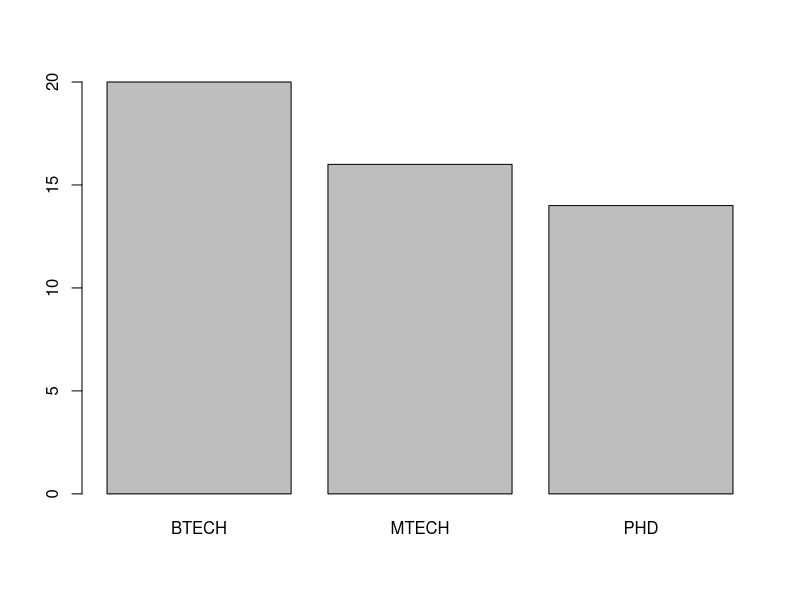
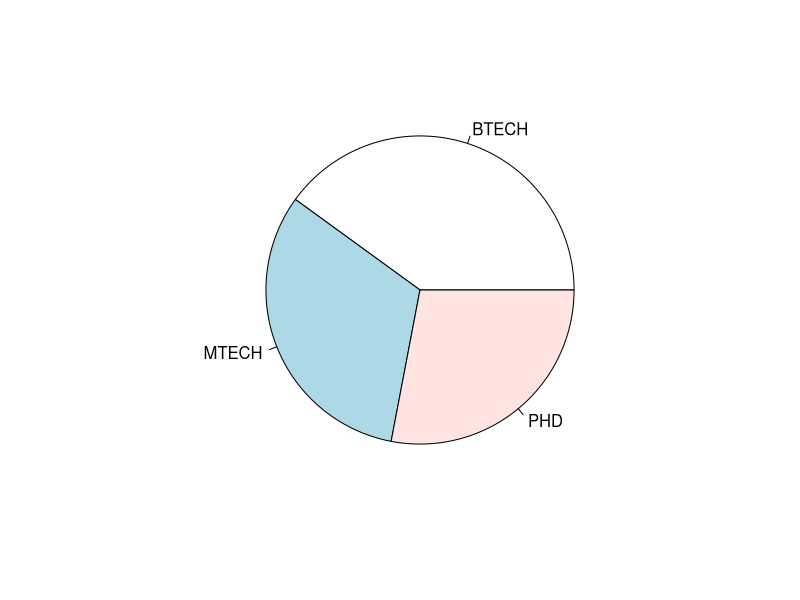
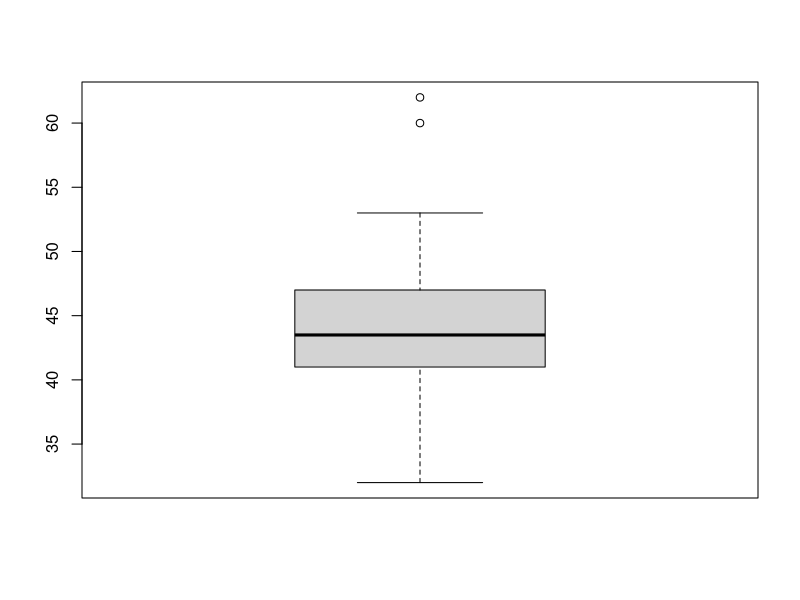
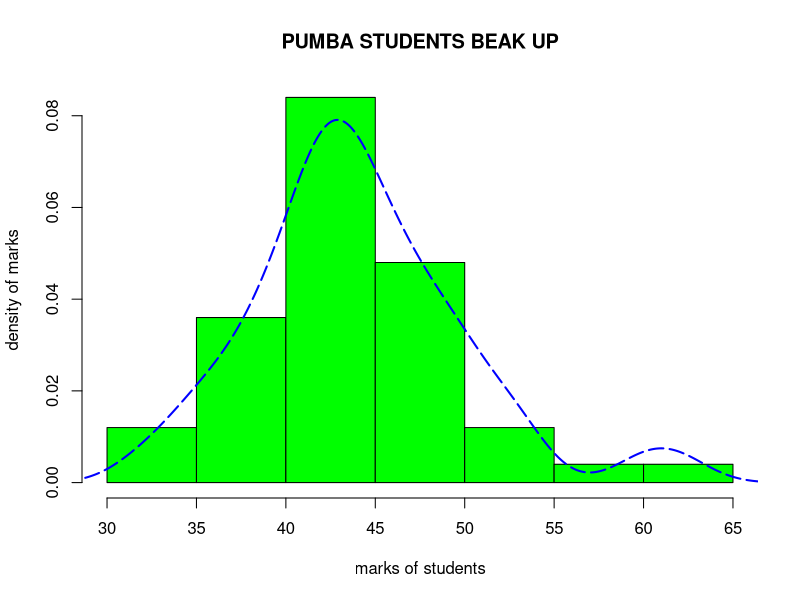

These figures' R source, in order: (Note: this script raises an error after producing the figures.)




(rollno=1:3)
(sname=c('S1','S2','S3'))
(sname=c(paste('S', 1:3,sep='')))
df=data.frame(rollno,sname)
df
#str,dim,class,summary
str(df)
#filter
df$rollno
df$sname


(rollno=1:50)
(rollno=c(paste('R', 1:50, sep="-")))
(name=paste0('STUDENT', 1:50,'- ', 'xyz'))
(gender=sample(c('M','F'), size=50, replace=T, prob=c(.5,.5)))
(course=sample(c('BTECH','MTECH','PHD'), size=50, replace=T, prob=c(.4,.3,.3)))
table(course)
barplot(table(course))
pie(table(course))
(married=sample(c('TRUE','FALSE'), size=50, replace=T, prob=c(.7,.3)))
(marks=floor(rnorm(50,45,5)))
boxplot(marks)
hist(marks, freq=F, main='PUMBA STUDENTS BEAK UP', col='green', xlab='marks of students', ylab='density of marks')
lines(density(marks), col='blue', lty=5, lwd=2)
(age=floor(runif(50,20,45)))  
df=data.frame(rollno,name,gender,age,course,marks,married)
df


df[,c(1,2)]

#export to csv
?write.csv

write.csv(df,'./data/PUMBA.csv',row.names= F)


#?paste0
